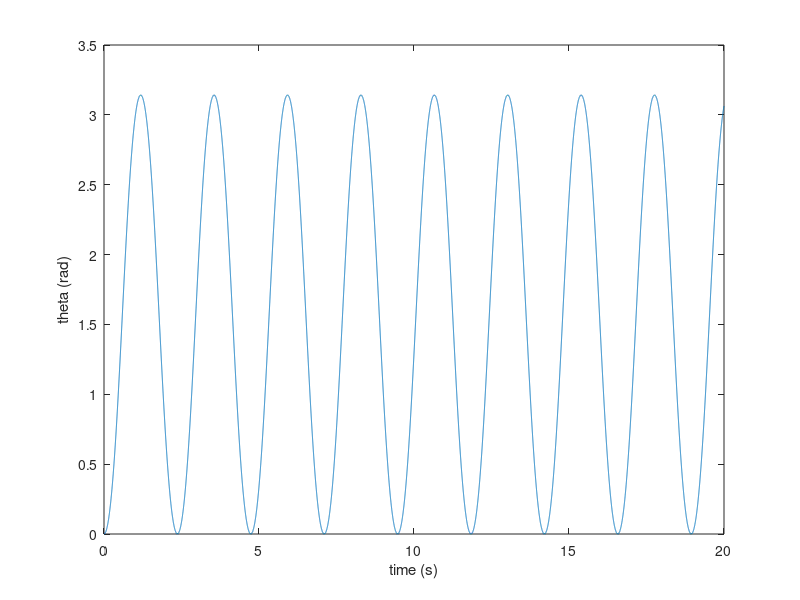
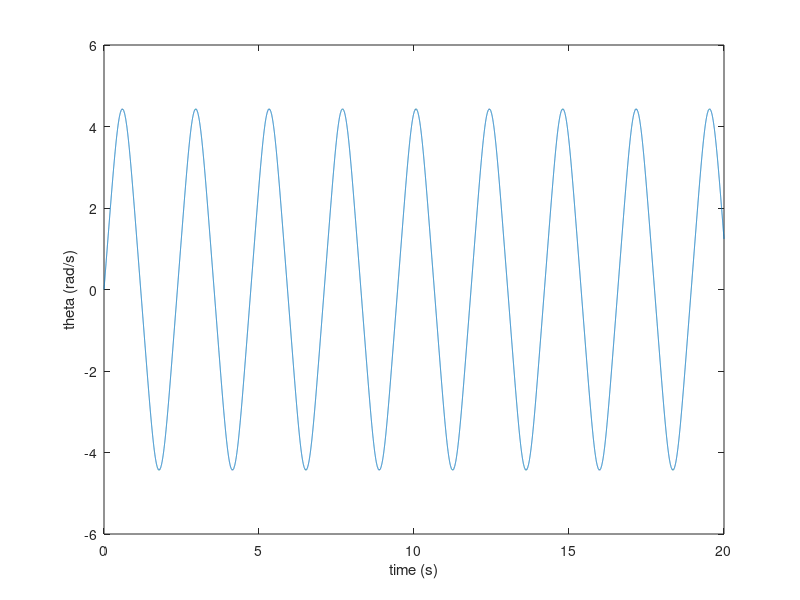

These charts were generated, in order, by the following MATLAB code:
clc; clear;

L = 1;
g = 9.81;

fnc = @(t,x) [x(2); (g/L)*cos(x(1))];

x0 = [0.0, 0.0];

t0 = 0; tf = 20;

options = odeset('RelTol',1e-7,'AbsTol',1e-7,'MaxStep',(tf-t0)/10000);

[T,X] = ode45(fnc, [t0 tf], x0, options);

theta = X(:,1);
thetadot = X(:,2);

bottom_idx = find(theta >= pi/2, 1);
timeToBottom = T(bottom_idx);

fprintf('Time to reach the bottom: %.4f seconds\n', timeToBottom);

figure(1)
plot(T,theta)
xlabel('time (s)')
ylabel('theta (rad)')

figure(2)
plot(T,thetadot)
xlabel('time (s)')
ylabel('theta (rad/s)')
